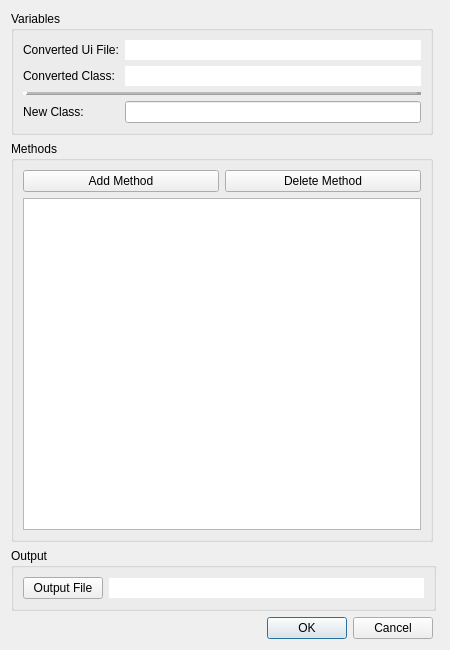
<?xml version="1.0" encoding="UTF-8"?>
<ui version="4.0">
 <class>boiler_create_Dialog</class>
 <widget class="QDialog" name="boiler_create_Dialog">
  <property name="geometry">
   <rect>
    <x>0</x>
    <y>0</y>
    <width>450</width>
    <height>650</height>
   </rect>
  </property>
  <property name="minimumSize">
   <size>
    <width>450</width>
    <height>650</height>
   </size>
  </property>
  <property name="maximumSize">
   <size>
    <width>450</width>
    <height>650</height>
   </size>
  </property>
  <property name="windowTitle">
   <string>Dialog</string>
  </property>
  <layout class="QGridLayout" name="gridLayout_3">
   <item row="0" column="0">
    <widget class="QGroupBox" name="variables_groupBox">
     <property name="maximumSize">
      <size>
       <width>425</width>
       <height>161</height>
      </size>
     </property>
     <property name="title">
      <string>Variables</string>
     </property>
     <layout class="QFormLayout" name="formLayout">
      <item row="0" column="0">
       <widget class="QLabel" name="converted_ui_label">
        <property name="text">
         <string>Converted Ui File:</string>
        </property>
       </widget>
      </item>
      <item row="0" column="1">
       <widget class="QLineEdit" name="converted_ui_lineEdit">
        <property name="frame">
         <bool>false</bool>
        </property>
        <property name="readOnly">
         <bool>true</bool>
        </property>
       </widget>
      </item>
      <item row="1" column="0">
       <widget class="QLabel" name="converted_class_label">
        <property name="text">
         <string>Converted Class:</string>
        </property>
        <property name="alignment">
         <set>Qt::AlignCenter</set>
        </property>
       </widget>
      </item>
      <item row="1" column="1">
       <widget class="QLineEdit" name="converted_class_lineEdit">
        <property name="frame">
         <bool>false</bool>
        </property>
        <property name="readOnly">
         <bool>true</bool>
        </property>
       </widget>
      </item>
      <item row="2" column="0" colspan="2">
       <widget class="Line" name="line">
        <property name="frameShadow">
         <enum>QFrame::Raised</enum>
        </property>
        <property name="lineWidth">
         <number>4</number>
        </property>
        <property name="midLineWidth">
         <number>2</number>
        </property>
        <property name="orientation">
         <enum>Qt::Horizontal</enum>
        </property>
       </widget>
      </item>
      <item row="3" column="0">
       <widget class="QLabel" name="new_class_label">
        <property name="text">
         <string>New Class:</string>
        </property>
        <property name="alignment">
         <set>Qt::AlignCenter</set>
        </property>
       </widget>
      </item>
      <item row="3" column="1">
       <widget class="QLineEdit" name="new_class_lineEdit"/>
      </item>
     </layout>
    </widget>
   </item>
   <item row="2" column="0" colspan="2">
    <widget class="QGroupBox" name="output_groupBox">
     <property name="minimumSize">
      <size>
       <width>0</width>
       <height>0</height>
      </size>
     </property>
     <property name="maximumSize">
      <size>
       <width>425</width>
       <height>16777215</height>
      </size>
     </property>
     <property name="title">
      <string>Output</string>
     </property>
     <layout class="QGridLayout" name="gridLayout_2">
      <item row="0" column="0">
       <widget class="QPushButton" name="output_pushButton">
        <property name="text">
         <string>Output File</string>
        </property>
       </widget>
      </item>
      <item row="0" column="1">
       <widget class="QLineEdit" name="output_lineEdit">
        <property name="frame">
         <bool>false</bool>
        </property>
        <property name="readOnly">
         <bool>true</bool>
        </property>
       </widget>
      </item>
     </layout>
    </widget>
   </item>
   <item row="1" column="0">
    <widget class="QGroupBox" name="methods_groupBox">
     <property name="maximumSize">
      <size>
       <width>425</width>
       <height>16777215</height>
      </size>
     </property>
     <property name="title">
      <string>Methods</string>
     </property>
     <layout class="QGridLayout" name="gridLayout">
      <item row="0" column="0">
       <widget class="QPushButton" name="add_method_pushButton">
        <property name="text">
         <string>Add Method</string>
        </property>
       </widget>
      </item>
      <item row="0" column="1">
       <widget class="QPushButton" name="delete_method_pushButton">
        <property name="text">
         <string>Delete Method</string>
        </property>
       </widget>
      </item>
      <item row="1" column="0" colspan="2">
       <widget class="QListWidget" name="methods_listWidget">
        <property name="editTriggers">
         <set>QAbstractItemView::AllEditTriggers</set>
        </property>
        <property name="sortingEnabled">
         <bool>true</bool>
        </property>
       </widget>
      </item>
     </layout>
    </widget>
   </item>
   <item row="3" column="0">
    <widget class="QDialogButtonBox" name="buttonBox">
     <property name="maximumSize">
      <size>
       <width>425</width>
       <height>16777215</height>
      </size>
     </property>
     <property name="orientation">
      <enum>Qt::Horizontal</enum>
     </property>
     <property name="standardButtons">
      <set>QDialogButtonBox::Cancel|QDialogButtonBox::Ok</set>
     </property>
    </widget>
   </item>
  </layout>
 </widget>
 <resources>
  <include location="pyqt_sorter_ressources.qrc"/>
 </resources>
 <connections>
  <connection>
   <sender>buttonBox</sender>
   <signal>accepted()</signal>
   <receiver>boiler_create_Dialog</receiver>
   <slot>accept()</slot>
   <hints>
    <hint type="sourcelabel">
     <x>248</x>
     <y>254</y>
    </hint>
    <hint type="destinationlabel">
     <x>157</x>
     <y>274</y>
    </hint>
   </hints>
  </connection>
  <connection>
   <sender>buttonBox</sender>
   <signal>rejected()</signal>
   <receiver>boiler_create_Dialog</receiver>
   <slot>reject()</slot>
   <hints>
    <hint type="sourcelabel">
     <x>316</x>
     <y>260</y>
    </hint>
    <hint type="destinationlabel">
     <x>286</x>
     <y>274</y>
    </hint>
   </hints>
  </connection>
 </connections>
</ui>
